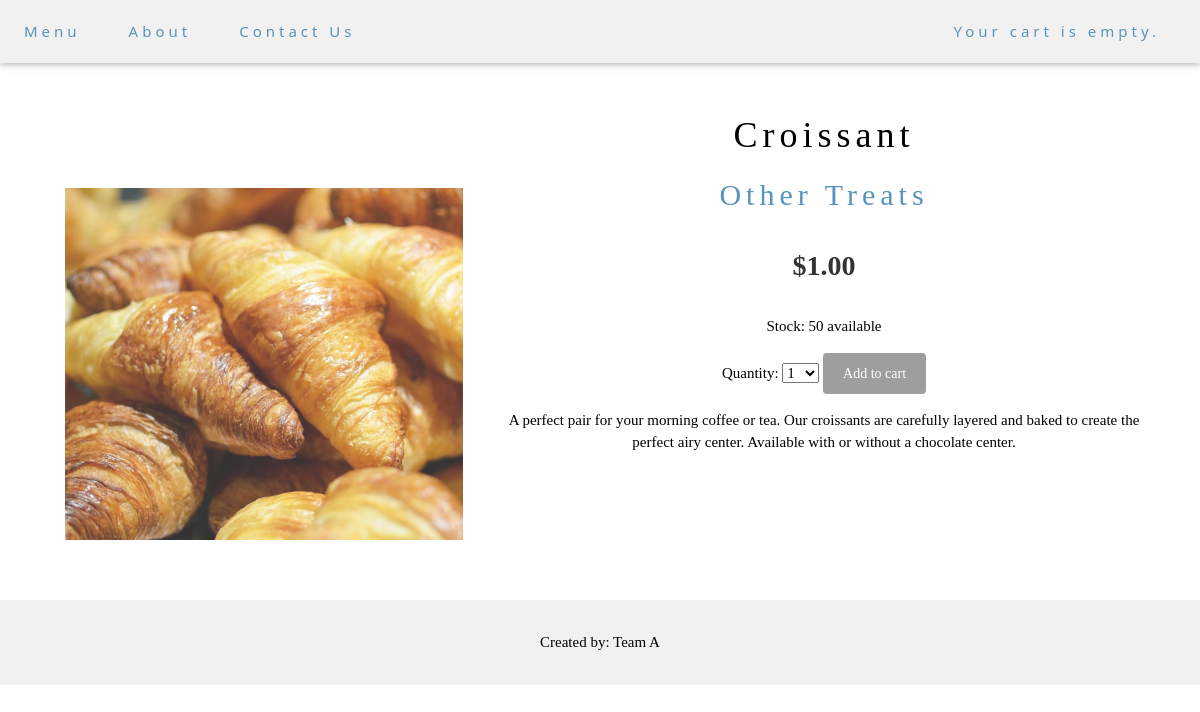
The app's page /15/croissant/ with its own data.
### shop/models.py (models this page shows, shortened)
class Product(models.Model):
    category = models.ForeignKey(Category,
                                 related_name='products')
    name = models.CharField(max_length=200, db_index=True)
    slug = models.SlugField(max_length=200, db_index=True)
    image = models.ImageField(upload_to='products/%Y/%m/%d',
                              blank=True)
    description = models.TextField(blank=True)
    price = models.DecimalField(max_digits=10, decimal_places=2)
    stock = models.PositiveIntegerField(validators=[MinValueValidator(0)])
    available = models.BooleanField(default=True)
    created = models.DateTimeField(auto_now_add=True)
    updated = models.DateTimeField(auto_now=True)
    class Meta:
        ordering = ('name',)
        index_together = (('id', 'slug'),)

class Category(models.Model):
    name = models.CharField(max_length=200,
                            db_index=True)
    slug = models.SlugField(max_length=200,
                            db_index=True,
                            unique=True)
    class Meta:
        ordering = ('name',)
        verbose_name = 'category'
        verbose_name_plural = 'categories'
    def __str__(self):
        return self.name
    def get_absolute_url(self):
        return reverse('shop:product_list_by_category',
                       args=[self.slug])

### shop/views.py (the view)
def product_detail(request, id, slug):
    product = get_object_or_404(Product,
                                id=id,
                                slug=slug,
                                available=True)
    cart_product_form = CartAddProductForm()
    stock_number = list(range(product.stock))
    return render(request,
                  'shop/product/detail.html',
                  {'product': product,'cart_product_form': cart_product_form,'stock_number': stock_number})

### cart/forms.py
class CartAddProductForm(forms.Form):
    quantity = forms.TypedChoiceField(
                                choices=PRODUCT_QUANTITY_CHOICES,
                                coerce=int)
    update = forms.BooleanField(required=False,
                                initial=False,
                                widget=forms.HiddenInput)

### cart/cart.py (called while the page is built)
    def __len__(self):
        return sum(item['quantity'] for item in self.cart.values())

### cart/context_processors.py (called while the page is built)
def cart(request):
    return {'cart': Cart(request)}

### shop/templates/shop/product/detail.html (shortened to what this page needs)
{% extends "shop/base.html" %}
{% load static %}
{% block content %}
<div class="w3-content w3-padding" style="max-width:1564px; margin-top:90px">
  <div class="product-detail">
    <img src="{% if product.image %}{{ product.image.url }}{% else %}{% static "img/no_image.png" %}{% endif %}" style="opacity:0.8">
    <h1 class="w3-center">{{ product.name }}</h1>
    <h2 class="w3-center"><a href="{{ product.category.get_absolute_url }}">{{ product.category }}</a></h2>
    <p class="price w3-center">${{ product.price }}</p>
    <p class="stock w3-center">Stock: {{ product.stock }}
	{% if product.available is True %}
	available
	{% else %}
	Not Available
	{% endif %}
	</p>
	<form class="w3-center" action="{% url "cart:cart_add" product.id %}" method="post">
        <tr><th>
		<label for="id_quantity">Quantity:</label>
	    </th><td>
	    <select id="id_quantity" name="quantity" required>
		    {% for i in stock_number %}
			<option value="{{forloop.counter}}">{{forloop.counter}}</option>
			{% endfor %}
        </select>
	    </td></tr>
        <input type="submit" value="Add to cart" style="background-color:#9e9e9e;">
    </form>
    <div class="w3-center">
      {{ product.description|linebreaks }}
    </div>
  </div>
</div>
{% endblock %}

### shop/static/css/w3.css (style rules this page uses)
*,*:before,*:after { box-sizing:inherit }
html { -ms-text-size-adjust:100%;-webkit-text-size-adjust:100% }
body { margin:0 }
a { background-color:transparent;-webkit-text-decoration-skip:objects }
img { border-style:none }
button,input,select,textarea { font:inherit;margin:0 }
button,input { overflow:visible }
button,select { text-transform:none }
button,html [type=button],[type=reset],[type=submit] { -webkit-appearance:button }
html,body { font-family:Verdana,sans-serif;font-size:15px;line-height:1.5 }
html { overflow-x:hidden }
h1,h2,h3,h4,h5,h6,.w3-slim,.w3-wide { font-family:"Segoe UI",Arial,sans-serif }
h1 { font-size:36px }
h2 { font-size:30px }
h1,h2,h3,h4,h5,h6 { font-weight:400;margin:10px 0 }
h1 a,h2 a,h3 a,h4 a,h5 a,h6 a { font-weight:inherit }
img { margin-bottom:-5px }
a { color:inherit }
.w3-content { max-width:980px;margin:auto }
.w3-center { text-align:center!important }
.w3-padding-medium,.w3-padding,.w3-form { padding:8px 16px!important }

### shop/static/css/base.css (style rules this page uses)
body { margin:0; padding:0; font-family:Palatino, serif; }
h1, h2, h3, h4, h5 , h6 { font-family: 'Palatino', serif; font-weight:normal; }
a { text-decoration:none; color:#5993bb; }
a.button, input[type="submit"] { color:#fff; background:#5993bb; border-radius:4px; padding:10px 20px; font-size:14px; border:0; }
.product-detail { text-align:justify; }
.product-detail .price { color:#333; font-size:28px; font-weight:bold; }
.product-detail img { width:40%; float:left; padding:80px 25px 25px 25px; opacity:.8; }
.product-detail h1 { margin-bottom:0; }
.product-detail h2 { margin-top:10px; }
.w3-center { text-align:center!important }

### shop/templates/shop/base.html (style rules this page uses)
body { font-family: "Times New Roman", Georgia, Serif; }
h1,h2,h3,h4,h5,h6 { font-family: "Playfair Display"; letter-spacing: 5px; }

### records on screen
Product: image (picture), name "Croissant", category "Other Treats", price "1.00", stock "50", description "A perfect pair for your morning coffee or tea. Our croissants are carefully layered and baked to create the perfect airy center. Available with or without a chocolate center."

### other values on screen
form field quantity "1"
